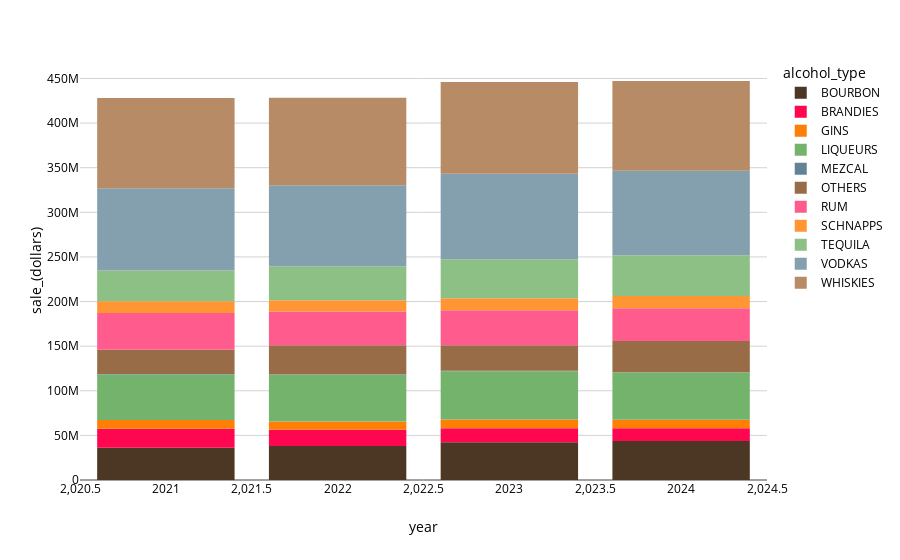

The cell this chart's notebook holds for it:
### Code cell
px.bar(data_yearly, x='year', y='sale_(dollars)', color= 'alcohol_type', template = iowa)

### Figure 1 — Plotly figure (JSON) as saved in the notebook; plotly's stock layout.template omitted (floating-point values rounded to 4 significant figures)
{"data": [{"alignmentgroup": "True", "hovertemplate": "alcohol_type=BOURBON<br>year=%{x}<br>sale_(dollars)=%{y}<extra></extra>", "legendgroup": "BOURBON", "marker": {"color": "#4c3624", "pattern": {"shape": ""}}, "name": "BOURBON", "offsetgroup": "BOURBON", "orientation": "v", "showlegend": true, "textposition": "auto", "type": "bar", "x": [2021, 2022, 2023, 2024], "xaxis": "x", "y": [36260000.0, 38250000.0, 42190000.0, 43710000.0], "yaxis": "y"}, {"alignmentgroup": "True", "hovertemplate": "alcohol_type=BRANDIES<br>year=%{x}<br>sale_(dollars)=%{y}<extra></extra>", "legendgroup": "BRANDIES", "marker": {"color": "#ff0651", "pattern": {"shape": ""}}, "name": "BRANDIES", "offsetgroup": "BRANDIES", "orientation": "v", "showlegend": true, "textposition": "auto", "type": "bar", "x": [2021, 2022, 2023, 2024], "xaxis": "x", "y": [21210000.0, 18140000.0, 15890000.0, 14160000.0], "yaxis": "y"}, {"alignmentgroup": "True", "hovertemplate": "alcohol_type=GINS<br>year=%{x}<br>sale_(dollars)=%{y}<extra></extra>", "legendgroup": "GINS", "marker": {"color": "#ff7e06", "pattern": {"shape": ""}}, "name": "GINS", "offsetgroup": "GINS", "orientation": "v", "showlegend": true, "textposition": "auto", "type": "bar", "x": [2021, 2022, 2023, 2024], "xaxis": "x", "y": [9737000.0, 9258000.0, 9699000.0, 9677000.0], "yaxis": "y"}, {"alignmentgroup": "True", "hovertemplate": "alcohol_type=LIQUEURS<br>year=%{x}<br>sale_(dollars)=%{y}<extra></extra>", "legendgroup": "LIQUEURS", "marker": {"color": "#74B36B", "pattern": {"shape": ""}}, "name": "LIQUEURS", "offsetgroup": "LIQUEURS", "orientation": "v", "showlegend": true, "textposition": "auto", "type": "bar", "x": [2021, 2022, 2023, 2024], "xaxis": "x", "y": [51150000.0, 52250000.0, 54050000.0, 52850000.0], "yaxis": "y"}, {"alignmentgroup": "True", "hovertemplate": "alcohol_type=MEZCAL<br>year=%{x}<br>sale_(dollars)=%{y}<extra></extra>", "legendgroup": "MEZCAL", "marker": {"color": "#628395", "pattern": {"shape": ""}}, "name": "MEZCAL", "offsetgroup": "MEZCAL", "orientation": "v", "showlegend": true, "textposition": "auto", "type": "bar", "x": [2021, 2022, 2023, 2024], "xaxis": "x", "y": [430500.0, 506800.0, 527700.0, 466200.0], "yaxis": "y"}, {"alignmentgroup": "True", "hovertemplate": "alcohol_type=OTHERS<br>year=%{x}<br>sale_(dollars)=%{y}<extra></extra>", "legendgroup": "OTHERS", "marker": {"color": "#996C48", "pattern": {"shape": ""}}, "name": "OTHERS", "offsetgroup": "OTHERS", "orientation": "v", "showlegend": true, "textposition": "auto", "type": "bar", "x": [2021, 2022, 2023, 2024], "xaxis": "x", "y": [27170000.0, 32600000.0, 28590000.0, 34950000.0], "yaxis": "y"}, {"alignmentgroup": "True", "hovertemplate": "alcohol_type=RUM<br>year=%{x}<br>sale_(dollars)=%{y}<extra></extra>", "legendgroup": "RUM", "marker": {"color": "#FF5C8D", "pattern": {"shape": ""}}, "name": "RUM", "offsetgroup": "RUM", "orientation": "v", "showlegend": true, "textposition": "auto", "type": "bar", "x": [2021, 2022, 2023, 2024], "xaxis": "x", "y": [41070000.0, 37800000.0, 39440000.0, 36790000.0], "yaxis": "y"}, {"alignmentgroup": "True", "hovertemplate": "alcohol_type=SCHNAPPS<br>year=%{x}<br>sale_(dollars)=%{y}<extra></extra>", "legendgroup": "SCHNAPPS", "marker": {"color": "#FF9633", "pattern": {"shape": ""}}, "name": "SCHNAPPS", "offsetgroup": "SCHNAPPS", "orientation": "v", "showlegend": true, "textposition": "auto", "type": "bar", "x": [2021, 2022, 2023, 2024], "xaxis": "x", "y": [13200000.0, 12560000.0, 13420000.0, 13630000.0], "yaxis": "y"}, {"alignmentgroup": "True", "hovertemplate": "alcohol_type=TEQUILA<br>year=%{x}<br>sale_(dollars)=%{y}<extra></extra>", "legendgroup": "TEQUILA", "marker": {"color": "#8CC084", "pattern": {"shape": ""}}, "name": "TEQUILA", "offsetgroup": "TEQUILA", "orientation": "v", "showlegend": true, "textposition": "auto", "type": "bar", "x": [2021, 2022, 2023, 2024], "xaxis": "x", "y": [34580000.0, 38010000.0, 43640000.0, 45770000.0], "yaxis": "y"}, {"alignmentgroup": "True", "hovertemplate": "alcohol_type=VODKAS<br>year=%{x}<br>sale_(dollars)=%{y}<extra></extra>", "legendgroup": "VODKAS", "marker": {"color": "#84A0AE", "pattern": {"shape": ""}}, "name": "VODKAS", "offsetgroup": "VODKAS", "orientation": "v", "showlegend": true, "textposition": "auto", "type": "bar", "x": [2021, 2022, 2023, 2024], "xaxis": "x", "y": [92300000.0, 91010000.0, 95750000.0, 94540000.0], "yaxis": "y"}, {"alignmentgroup": "True", "hovertemplate": "alcohol_type=WHISKIES<br>year=%{x}<br>sale_(dollars)=%{y}<extra></extra>", "legendgroup": "WHISKIES", "marker": {"color": "#B78B66", "pattern": {"shape": ""}}, "name": "WHISKIES", "offsetgroup": "WHISKIES", "orientation": "v", "showlegend": true, "textposition": "auto", "type": "bar", "x": [2021, 2022, 2023, 2024], "xaxis": "x", "y": [101000000.0, 97970000.0, 102700000.0, 100600000.0], "yaxis": "y"}], "layout": {"barmode": "relative", "legend": {"title": {"text": "alcohol_type"}, "tracegroupgap": 0}, "margin": {"t": 60}, "xaxis": {"anchor": "y", "domain": [0, 1], "title": {"text": "year"}}, "yaxis": {"anchor": "x", "domain": [0, 1], "title": {"text": "sale_(dollars)"}}}}
